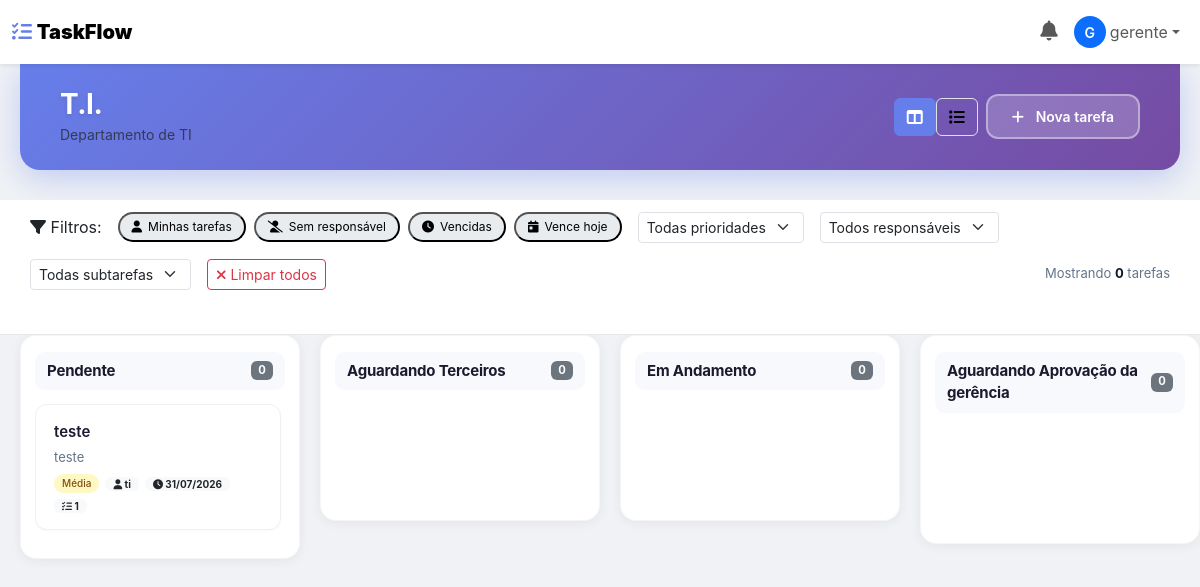
Before: /board/1/ (signed in) with the older database file.
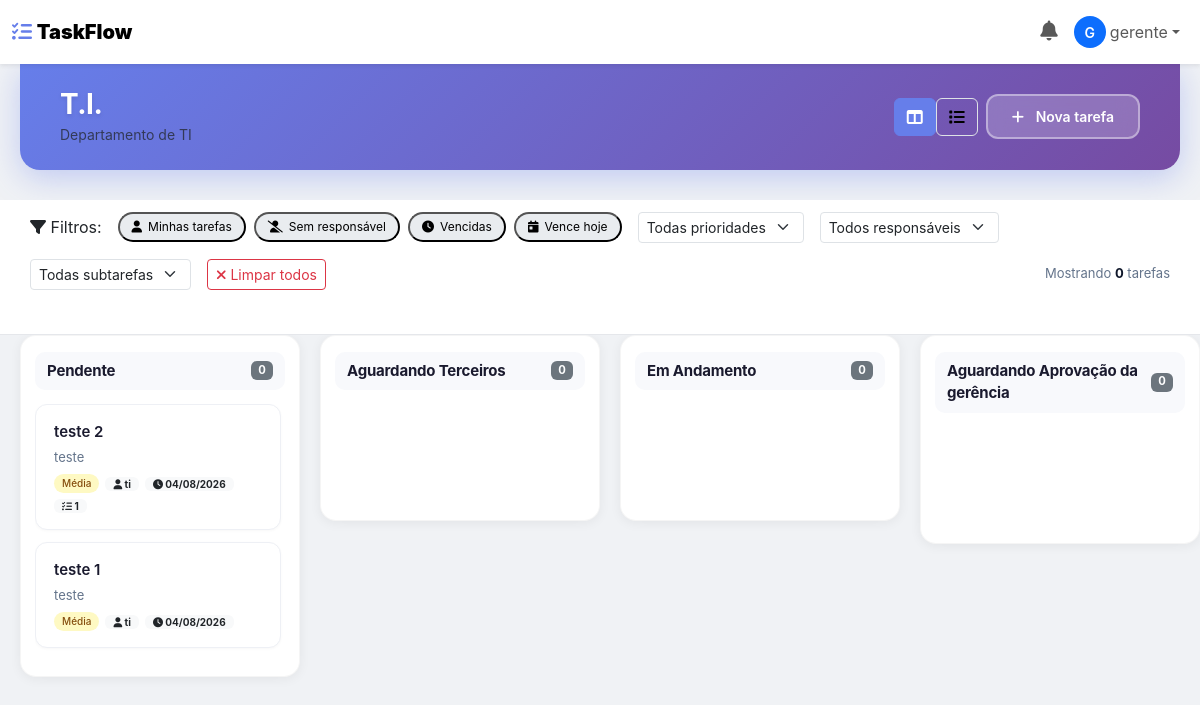
After: the same page with the newer database file.
### main/models.py (models this page shows, shortened)
class Status(models.Model):
    workflow = models.ForeignKey(
        Workflow,
        on_delete=models.CASCADE,
        related_name="status"
    )
    nome = models.CharField(
        max_length=100
    )
    ordem = models.PositiveIntegerField(
        default=0
    )
    cor = models.CharField(
        max_length=20,
        default="#000000"
    )
    class Meta:
        ordering = [
            "ordem"
        ]

class Task(models.Model):
    PRIORIDADES = (
        ("baixa", "Baixa"),
        ("media", "Média"),
        ("alta", "Alta"),
        ("urgente", "Urgente"),
    )
    permite_edicao_usuario = models.BooleanField(
        default=True,
        verbose_name="Permitir edição por usuários",
        help_text="Permite que usuários comuns editem esta tarefa"
    )
    board = models.ForeignKey(
        Board,
        on_delete=models.CASCADE,
        related_name="tarefas"
    )
    workflow = models.ForeignKey(
        Workflow,
        on_delete=models.PROTECT,
        related_name="tarefas"
    )
    titulo = models.CharField(
        max_length=200
    )
    descricao = models.TextField(
        blank=True
    )
    prioridade = models.CharField(
        max_length=20,
        choices=PRIORIDADES,
        default="media"
    )
    status = models.ForeignKey(
        Status,
        on_delete=models.PROTECT,
        related_name="tasks"
    )
    responsavel = models.ForeignKey(
        User,
        on_delete=models.SET_NULL,
        null=True,
        blank=True,
        related_name="tarefas_responsaveis"
    )
    criado_por = models.ForeignKey(
        User,
        on_delete=models.SET_NULL,
        null=True,
        blank=True,
        related_name="tarefas_criadas"
    )
    atualizado_por = models.ForeignKey(
        User,
        on_delete=models.SET_NULL,
        null=True,
        blank=True,
        related_name="tarefas_atualizadas"
    )
    ordem = models.PositiveIntegerField(
        default=0
    )
    data_entrega = models.DateField(
        null=True,
        blank=True
    )
    criado_em = models.DateTimeField(
        auto_now_add=True
    )
    atualizado_em = models.DateTimeField(
        auto_now=True
    )
    class Meta:
        ordering = ["ordem"]

class User(AbstractUser):
    TIPOS = (
        ("admin", "Administrador"),
        ("gerente", "Gerente"),
        ("usuario", "Usuário"),
    )
    tipo = models.CharField(
        max_length=20,
        choices=TIPOS,
        default="usuario"
    )
    workspace = models.ForeignKey(
        "Workspace",
        on_delete=models.SET_NULL,
        null=True,
        blank=True,
        related_name="usuarios"
    )

### main/views.py (the view)
# urls.py: path("board/<int:board_id>/", board_view, name="board"),
@login_required
@board_access_required
def board_view(request, board_id):
    board = get_object_or_404(Board, id=board_id)
    usuario = request.user
    if not check_permission_user_board(usuario, board):
        messages.error(request, "Você não tem permissão para acessar este setor.")
        return redirect("home")
    status_list = Status.objects.filter(
        workflow__board=board
    ).order_by("ordem").prefetch_related(
        "tasks__subtasks",
        "tasks__comments",
        "tasks__history"
    )
    membros_ids = BoardMember.objects.filter(
        board=board
    ).values_list('usuario_id', flat=True)
    usuarios_board = User.objects.filter(
        id__in=membros_ids,
        workspace=usuario.workspace,
        is_active=True
    ).order_by('first_name', 'last_name')
    if usuario not in usuarios_board:
        usuarios_board = usuarios_board | User.objects.filter(id=usuario.id)
    usuarios = User.objects.filter(
        workspace=request.user.workspace,
        is_active=True
    )
    from datetime import date, timedelta
    today = date.today()
    today_plus_3 = today + timedelta(days=3)
    open_task_id = request.GET.get('open_task')
    return render(
        request,
        "board.html",
        {
            "board": board,
            "status_list": status_list,
            "usuarios": usuarios,
            "usuarios_board": usuarios_board,
            "user_tipo": usuario.tipo,
            "today": today,
            "today_plus_3": today_plus_3,
            "open_task_id": open_task_id,
        }
    )

### main/templates/board.html (shortened to what the changed rows need)
{% load static %}
<!DOCTYPE html>
<html lang="pt-br">
<head>
    <link href="https://cdn.jsdelivr.net/npm/bootstrap@5.3.3/dist/css/bootstrap.min.css" rel="stylesheet">
    <link rel="stylesheet" href="https://cdnjs.cloudflare.com/ajax/libs/font-awesome/6.4.0/css/all.min.css">
    <link rel="stylesheet" href="https://cdnjs.cloudflare.com/ajax/libs/at.js/1.5.4/css/jquery.atwho.min.css">
    <link rel="stylesheet" href="{% static 'css/board.css' %}">
</head>
<body>
    <div class="board-header d-flex justify-content-between align-items-center">
        <div>
            <h2 class="mb-0">{{ board.nome }}</h2>
        </div>
    </div>
    <div class="kanban-container" id="kanbanContainer">
        {% for status in status_list %}
        <div class="kanban-column" data-status="{{ status.id }}" data-status-name="{{ status.nome }}">
            <div class="column-title">
                {{ status.nome }}
                <span class="badge bg-secondary" id="count-{{ status.id }}">0</span>
            </div>
            <div class="tasks" id="tasks-{{ status.id }}" data-status="{{ status.id }}">
                {% for task in status.tasks.all|dictsortreversed:"criado_em" %}
                <div class="task-card"
                     data-task-id="{{ task.id }}"
                     data-prioridade="{{ task.prioridade }}"
                     data-responsavel="{{ task.responsavel.id|default:'unassigned' }}"
                     data-data-entrega="{{ task.data_entrega|date:'Y-m-d'|default:'' }}"
                     data-criado-em="{{ task.criado_em|date:'Y-m-d H:i:s' }}"
                     data-status="{{ status.id }}"
                     draggable="true"
                     onclick="openTaskModal({{ task.id }})">
                    <h4>{{ task.titulo }}</h4>
                    {% if task.descricao %}
                    <div class="task-description">{{ task.descricao|truncatechars:60 }}</div>
                    {% endif %}
                    <div class="task-meta">
                        <span class="priority-badge priority-{{ task.prioridade }}">
                            {{ task.get_prioridade_display }}
                        </span>
                        {% if task.responsavel %}
                        <span class="badge bg-light text-dark">
                            <i class="fas fa-user"></i> {{ task.responsavel.get_full_name|default:task.responsavel.username }}
                        </span>
                        {% endif %}
                        <span class="badge bg-light text-dark" title="Criado em">
                            <i class="fas fa-clock"></i> {{ task.criado_em|date:"d/m/Y" }}
                        </span>
                        {% with total=task.subtasks.count %}
                        {% if total > 0 %}
                        <span class="badge bg-light text-dark subtask-count-badge">
                            <i class="fas fa-tasks"></i> {{ total }}
                        </span>
                        {% endif %}
                        {% endwith %}
                    </div>
                </div>
                {% endfor %}
            </div>
        </div>
        {% endfor %}
    </div>
</body>
</html>

Changed rows visible on the page:
removed Task: titulo "teste", descricao "teste", prioridade "Média", responsavel.get_full_name "ti", criado_em "31/07/2026", subtasks.count "1", shown under Status "Pendente"
added Task: titulo "teste 2", descricao "teste", prioridade "Média", responsavel.get_full_name "ti", criado_em "04/08/2026", subtasks.count "1", shown under Status "Pendente"
added Task: titulo "teste 1", descricao "teste", prioridade "Média", responsavel.get_full_name "ti", criado_em "04/08/2026", shown under Status "Pendente"
